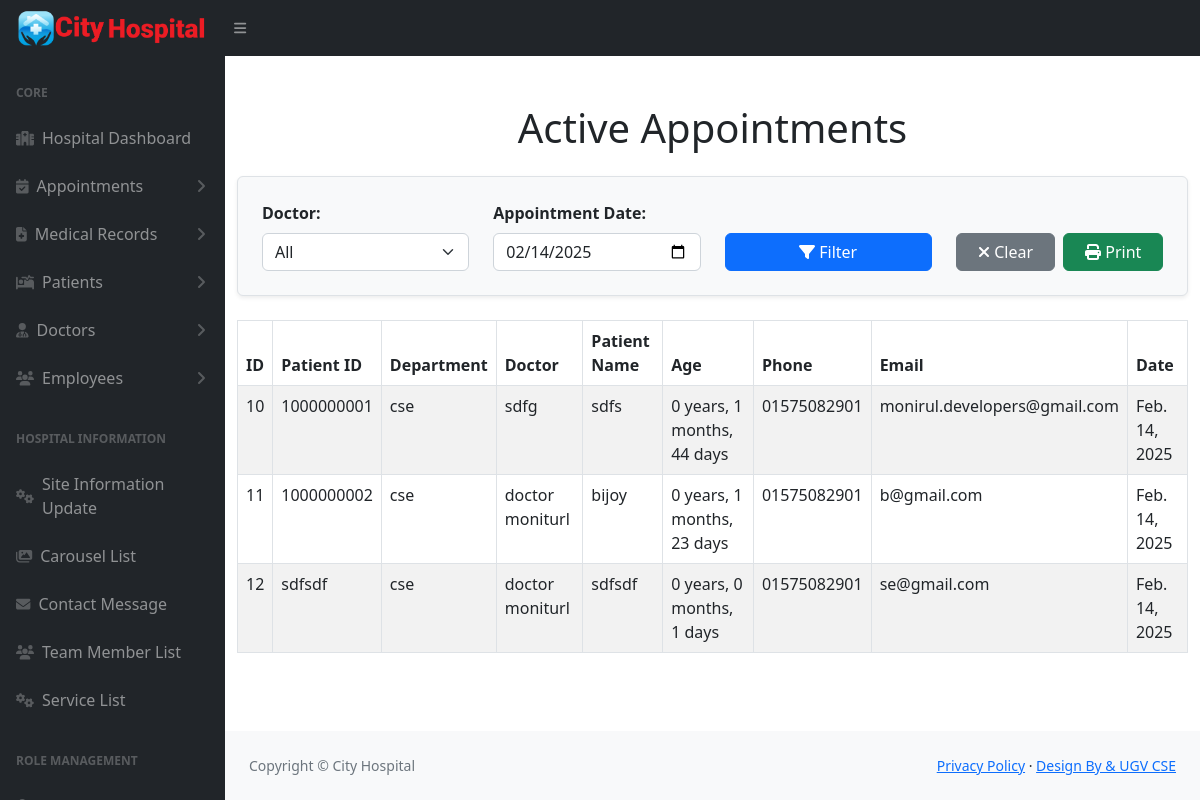
Screenshot of /active-appointments/ with the database file from the repository.
### pms/models.py (models this page shows, shortened)
class SiteInfo(models.Model):
    site_name = models.CharField(max_length=20)
    color_logo = models.ImageField(upload_to='logo/')
    white_logo = models.ImageField(upload_to='logo/')
    email = models.EmailField()
    phone = models.CharField(max_length=14)
    address = models.CharField(max_length=100)
    opening_hours = models.CharField(max_length=255, default='Saturday - Thursday: 6.00 am - 10.00 pm, Friday Closed')
    site_facebook = models.URLField(max_length=100)
    site_x = models.URLField(max_length=100)
    site_instagram = models.URLField(max_length=100)
    site_pinterest = models.URLField(max_length=100)

class PatientProfile(models.Model):
    user = models.OneToOneField(User, on_delete=models.CASCADE, related_name='patient_profile')
    patient_id = models.CharField(max_length=10, unique=True, editable=False)
    full_name = models.CharField(max_length=100)
    date_of_birth = models.DateField()
    gender_choices = [('Male', 'Male'), ('Female', 'Female'), ('Other', 'Other')]
    gender = models.CharField(max_length=6, choices=gender_choices)
    phone_number = models.CharField(
        max_length=11,
        validators=[
            RegexValidator(
                regex=r'^01[3-9]\d{8}$',
                message="Enter a valid Bangladesh phone number (e.g., 01712345678).",
                code='invalid_phone'
            )
        ]
    )
    present_address = models.CharField(max_length=255, blank=True, null=True)
    permanent_address = models.CharField(max_length=255, blank=True, null=True)
    city = models.CharField(max_length=100, blank=True, null=True)
    blood_type_choices = [('A+', 'A+'), ('A-', 'A-'), ('B+', 'B+'), ('B-', 'B-'),
                          ('O+', 'O+'), ('O-', 'O-'), ('AB+', 'AB+'), ('AB-', 'AB-')]
    blood_type = models.CharField(max_length=3, choices=blood_type_choices, blank=True, null=True)
    emergency_contact_name = models.CharField(max_length=100, blank=True, null=True)
    emergency_contact_relationship = models.CharField(max_length=50, blank=True, null=True)
    emergency_contact_phone = models.CharField(max_length=15, blank=True, null=True)
    allergies = models.BooleanField(default=False, blank=True, null=True)
    HIV_positive = models.BooleanField(default=False, blank=True, null=True)
    thalassemia = models.BooleanField(default=False, blank=True, null=True)
    diabetes = models.BooleanField(default=False, blank=True, null=True)
    hypertension = models.BooleanField(default=False, blank=True, null=True)
    notes = models.TextField(blank=True, null=True)
    created_at = models.DateTimeField(auto_now_add=True)
    updated_at = models.DateTimeField(auto_now=True)
    def calculate_age(self):
        from datetime import date
        today = date.today()
        age_in_years = today.year - self.date_of_birth.year - ((today.month, today.day) < (self.date_of_birth.month, self.date_of_birth.day))
        age_in_months = today.month - self.date_of_birth.month
        if age_in_months < 0:
            age_in_months += 12
        age_in_days = (today - self.date_of_birth).days
        return {
            'years': age_in_years,
            'months': age_in_months,
            'days': age_in_days
        }

class Department(models.Model):
    name = models.CharField(max_length=100, unique=True)
    description = models.TextField(blank=True, null=True)

class DoctorProfile(models.Model):
    user = models.OneToOneField(User, on_delete=models.CASCADE, related_name='doctor_profile')
    department = models.ForeignKey(Department, on_delete=models.SET_NULL, null=True, related_name='doctors')
    full_name = models.CharField(max_length=100)  # Full name field
    specialization = models.CharField(max_length=100, blank=True, null=True)
    phone_number = models.CharField(
        max_length=11,
        validators=[
            RegexValidator(
                regex=r'^01[3-9]\d{8}$',
                message="Enter a valid Bangladesh phone number (e.g., 01712345678).",
                code='invalid_phone'
            )
        ]
    )
    image = models.ImageField(upload_to='doctor_profile_image')
    is_active = models.BooleanField(default=True)

class PublicOnlineAppointment(models.Model):
    appointment_id = models.AutoField(primary_key=True)
    department = models.ForeignKey('Department', on_delete=models.CASCADE, related_name='appointments')
    doctor = models.ForeignKey(
        'DoctorProfile',
        on_delete=models.CASCADE,
        related_name='public_online_appointments'  # Unique related_name
    )
    patient_full_name = models.CharField(max_length=100)
    patient_phone = models.CharField(
        max_length=11,
        validators=[
            RegexValidator(
                regex=r'^01[3-9]\d{8}$',
                message="Enter a valid Bangladesh phone number (e.g., 01712345678).",
                code='invalid_phone'
            )
        ]
    )
    patient_email = models.EmailField()
    appointment_date = models.DateField()
    birth_date = models.DateField()  # Added birth_date field
    def calculate_age(self):
        today = date.today()
        age_years = today.year - self.birth_date.year - (
            (today.month, today.day) < (self.birth_date.month, self.birth_date.day)
        )
        age_months = (today.month - self.birth_date.month) % 12
        age_days = (today - self.birth_date.replace(year=today.year)).days if today.month == self.birth_date.month else 0
        return {
            "years": age_years,
            "months": age_months,
            "days": max(age_days, 0)
        }

### pms/views.py (the view)
# urls.py: path('active-appointments/', active_appointments, name='active_appointments'),
def active_appointments(request):
    selected_doctor = request.GET.get('doctor', '')
    selected_date = request.GET.get('date', '')  # Get selected date from request
    if selected_date:
        try:
            selected_date_obj = datetime.strptime(selected_date, '%Y-%m-%d').date()
        except ValueError:
            selected_date_obj = date.today()
    else:
        selected_date_obj = date.today()
    doctors = DoctorProfile.objects.values_list('id', 'full_name')
    appointments = Appointment.objects.filter(
        appointment_date__date=selected_date_obj
    ).select_related('patient', 'doctor')
    public_appointments = PublicOnlineAppointment.objects.filter(
        appointment_date=selected_date_obj
    ).select_related('doctor', 'department')
    if selected_doctor:
        appointments = appointments.filter(doctor_id=selected_doctor)
        public_appointments = public_appointments.filter(doctor_id=selected_doctor)
    merged_appointments = []
    for appointment in appointments:
        age = appointment.patient.calculate_age()
        merged_appointments.append({
            'id': appointment.serial_number,
            'patient_id': appointment.patient.patient_id,
            'department': appointment.doctor.department.name if hasattr(appointment.doctor, 'department') else 'N/A',
            'doctor': appointment.doctor.full_name,
            'patient_name': appointment.patient.full_name,
            'age': f"{age['years']} years, {age['months']} months, {age['days']} days",
            'phone': appointment.patient.phone_number,
            'email': appointment.patient.user.email,
            'date': localtime(appointment.appointment_date).date(),  # Convert to local date
        })
    for appointment in public_appointments:
        age = appointment.calculate_age()
        merged_appointments.append({
            'id': appointment.appointment_id,
            'patient_id': appointment.patient_full_name,
            'department': appointment.department.name,
            'doctor': appointment.doctor.full_name,
            'patient_name': appointment.patient_full_name,
            'age': f"{age['years']} years, {age['months']} months, {age['days']} days",
            'phone': appointment.patient_phone,
            'email': appointment.patient_email,
            'date': appointment.appointment_date,  # No need for conversion since it's already a DateField
        })
    merged_appointments.sort(key=lambda x: x['date'])
    return render(request, 'hospital/active_appointments.html', {
        'appointments': merged_appointments,
        'doctors': doctors,
        'selected_doctor': selected_doctor,
        'appointment_date': selected_date_obj
    })

### pms/context_processors.py (called while the page is built)
def site_information(request):
    site_info = SiteInfo.objects.first()
    return {
        'site_info': site_info
    }

### templates/hospital/active_appointments.html (shortened to what this page needs)
{% extends 'hospital/hospital_base.html' %}
{% block content %}
<div class="container mt-5">
    <h1 class="text-center mb-4">Active Appointments</h1>
    <form method="get" class="form-inline justify-content-center mb-4 p-4 bg-light border rounded shadow-sm">
        <div class="row g-4">
            <div class="col-md-3">
                <label for="doctor" class="form-label"><strong>Doctor:</strong></label>
                <select name="doctor" id="doctor" class="form-select">
                    <option value="">All</option>
                </select>
            </div>
            <div class="col-md-3">
                <label for="date" class="form-label"><strong>Appointment Date:</strong></label>
                <input type="date" name="date" id="date" class="form-control"
                       value="{% if appointment_date %}{{ appointment_date|date:'Y-m-d' }}{% endif %}">
            </div>
            <div class="col-md-3 d-flex align-items-end">
                <button type="submit" class="btn btn-primary w-100"><i class="fas fa-filter"></i> Filter</button>
            </div>
            <div class="col-md-3 d-flex align-items-end">
                <a href="{% url 'active_appointments' %}" class="btn btn-secondary w-100 me-2"><i class="fas fa-times"></i> Clear</a>
                <button type="button" onclick="window.print()" class="btn btn-success w-100"><i class="fas fa-print"></i> Print</button>
            </div>
        </div>
    </form>
    <link rel="stylesheet" href="https://cdnjs.cloudflare.com/ajax/libs/font-awesome/5.15.4/css/all.min.css">
    <table class="table table-striped table-hover table-bordered">
        <thead class="thead-dark">
            <tr>
                <th>ID</th>
                <th>Patient ID</th>
                <th>Department</th>
                <th>Doctor</th>
                <th>Patient Name</th>
                <th>Age</th>
                <th>Phone</th>
                <th>Email</th>
                <th>Date</th>
            </tr>
        </thead>
        <tbody>
            {% for appointment in appointments %}
            <tr>
                <td>{{ appointment.id }}</td>
                <td>{{ appointment.patient_id }}</td>
                <td>{{ appointment.department }}</td>
                <td>{{ appointment.doctor }}</td>
                <td>{{ appointment.patient_name }}</td>
                <td>{{ appointment.age }}</td>
                <td>{{ appointment.phone }}</td>
                <td>{{ appointment.email }}</td>
                <td>{{ appointment.date }}</td>
            </tr>
            {% empty %}
            <tr>
                <td colspan="9" class="text-center">No active appointments found.</td>
            </tr>
            {% endfor %}
        </tbody>
    </table>
</div>
{% endblock %}

### templates/hospital/hospital_base.html (shortened to what this page needs)
{% load static %}
<!DOCTYPE html>
<html lang="en">
    <head>
        <link href="https://cdn.jsdelivr.net/npm/simple-datatables@7.1.2/dist/style.min.css" rel="stylesheet" />
        <link href="{% static 'admin_panel/css/styles.css' %}" rel="stylesheet" />
    </head>
    <body class="sb-nav-fixed">
        <nav class="sb-topnav navbar navbar-expand navbar-dark bg-dark">
            <a class="navbar-brand ps-3" href="{% url 'hospital_admin' %}"><img src="{{ site_info.white_logo.url }}" alt="" style="width: 190px;"></a>
            <button class="btn btn-link btn-sm order-1 order-lg-0 me-4 me-lg-0" id="sidebarToggle" href="#!"><i class="fas fa-bars"></i></button>
            <button class="btn"></button>
        </nav>
        <div id="layoutSidenav">
            <div id="layoutSidenav_nav">
                <nav class="sb-sidenav accordion sb-sidenav-dark" id="sidenavAccordion">
                  {% include 'hospital/hospital_sidebar.html' %}
                </nav>
            </div>
            <div id="layoutSidenav_content">
                <main>
                    {% block content %}
                    {% endblock content %}
                </main>
                <footer class="py-4 bg-light mt-auto">
                    <div class="container-fluid px-4">
                        <div class="d-flex align-items-center justify-content-between small">
                            <div class="text-muted">Copyright &copy; {{ site_info.site_name }}</div>
                            <div>
                                <a href="#">Privacy Policy</a>
                                &middot;
                                <a href="#">Design By &amp; UGV CSE</a>
                            </div>
                        </div>
                    </div>
                </footer>
            </div>
        </div>
    </body>
</html>

### rows the page displays
SiteInfo: white_logo (picture), site_name "City Hospital"
PatientProfile: patient_id "1000000001", patient_name "sdfs", phone "01575082901"
Department: department "cse" "cse" "cse"
DoctorProfile: doctor "sdfg"
PatientProfile: patient_id "1000000002", patient_name "bijoy", phone "01575082901"
DoctorProfile: doctor "doctor moniturl" "doctor moniturl"
PublicOnlineAppointment: patient_id "sdfsdf", patient_name "sdfsdf", phone "01575082901", email "se@gmail.com", date "Feb. 14, 2025"

### other values shown
{{ appointment.id }} "10" "11" "12"
{{ appointment.age }} "0 years, 1 months, 44 days" "0 years, 1 months, 23 days" "0 years, 0 months, 1 days"
{{ appointment.email }} "monirul.developers@gmail.com" "b@gmail.com"
{{ appointment.date }} "Feb. 14, 2025" "Feb. 14, 2025"
